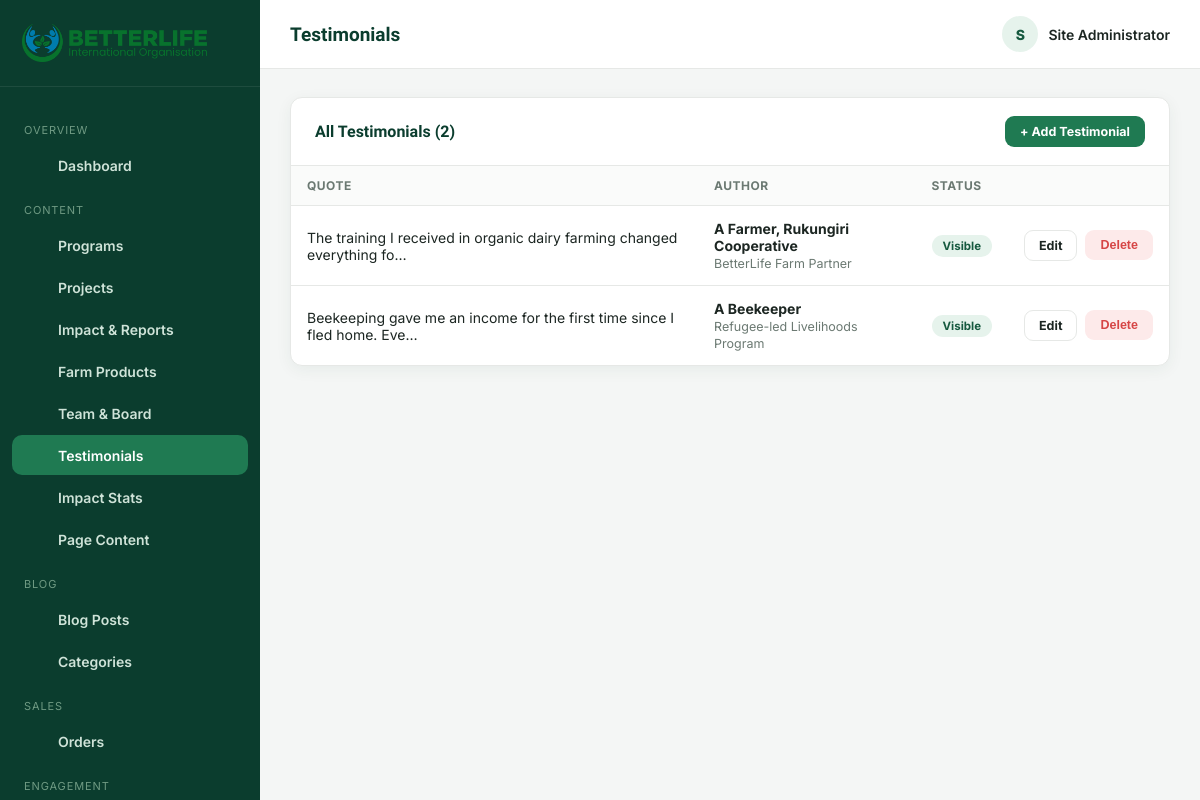
Screenshot of /admin/testimonials.php (signed in) with the database file from the repository.
### tables this page shows
CREATE TABLE testimonials (
  id INT AUTO_INCREMENT PRIMARY KEY,
  quote TEXT NOT NULL,
  author_name VARCHAR(150) NOT NULL,
  author_role VARCHAR(150),
  photo VARCHAR(255),
  sort_order INT DEFAULT 0,
  status TINYINT(1) DEFAULT 1,
  created_at TIMESTAMP DEFAULT CURRENT_TIMESTAMP
);

### admin/testimonials.php (the view, shortened to what this page needs)
<?php
require_once __DIR__ . '/includes/auth.php';
    ?>
    <?php
$testimonials = $pdo->query("SELECT * FROM testimonials ORDER BY sort_order")->fetchAll();
require __DIR__ . '/includes/header.php';
?>
<div class="panel">
  <div class="panel-head">
    <h3>All Testimonials (<?= count($testimonials) ?>)</h3>
    <a href="<?= ADMIN_URL ?>/testimonials.php?action=add" class="btn btn-primary btn-sm">+ Add Testimonial</a>
  </div>
  <div class="table-wrap">
    <table class="data-table">
      <thead><tr><th>Quote</th><th>Author</th><th>Status</th><th></th></tr></thead>
      <tbody>
        <?php foreach ($testimonials as $t): ?>
          <tr>
            <td><?= h(excerpt($t['quote'], 70)) ?></td>
            <td><strong><?= h($t['author_name']) ?></strong><br><span class="help-text"><?= h($t['author_role']) ?></span></td>
            <td><span class="badge <?= $t['status'] ? 'badge-green' : 'badge-gray' ?>"><?= $t['status'] ? 'Visible' : 'Hidden' ?></span></td>
            <td>
              <div class="row-actions">
                <a href="<?= ADMIN_URL ?>/testimonials.php?action=edit&id=<?= $t['id'] ?>" class="btn btn-outline btn-sm">Edit</a>
                <form method="post" style="display:inline;"><button type="submit" class="btn btn-danger btn-sm" data-confirm="Delete this testimonial?">Delete</button></form>
              </div>
            </td>
          </tr>
        <?php endforeach; ?>
      </tbody>
    </table>
  </div>
</div>
<?php require __DIR__ . '/includes/footer.php'; ?>

### admin/assets/css/admin.css (style rules this page uses)
:root { --a-green-900: #0b3d2e; --a-green-700: #16593f; --a-green-600: #1f7a52; --a-green-100: #e6f3ec; --a-blue-700: #0e6788; --a-blue-600: #1583ab; --a-blue-100: #e5f5fb; --a-bg: #f4f6f5; --a-card: #ffffff; --a-border: #e6e8e6; --a-ink: #1c2622; --a-ink-soft: #6b7972; --a-radius: 12px; --a-shadow: 0 4px 16px rgba(11,61,46,.06); --a-danger: #d64545; --a-warn: #e2a72e; }
* { box-sizing: border-box; }
body { margin: 0; font-family: 'Inter', sans-serif; background: var(--a-bg); color: var(--a-ink); }
a { text-decoration: none; color: inherit; }
h1,h2,h3,h4 { font-family: 'Plus Jakarta Sans','Poppins',sans-serif; margin: 0 0 .4em; color: var(--a-green-900); }
.panel { background: var(--a-card); border-radius: var(--a-radius); box-shadow: var(--a-shadow); border: 1px solid var(--a-border); margin-bottom: 26px; }
.panel-head { padding: 18px 24px; border-bottom: 1px solid var(--a-border); display: flex; align-items: center; justify-content: space-between; gap: 14px; flex-wrap: wrap; }
.panel-head h3 { font-size: 16px; margin: 0; }
.btn { display: inline-flex; align-items: center; gap: 8px; padding: 10px 20px; border-radius: 9px; font-weight: 700; font-size: 13.5px; border: 1.5px solid transparent; cursor: pointer; transition: .15s; }
.btn-primary { background: var(--a-green-600); color: #fff; }
.btn-outline { background: #fff; border-color: var(--a-border); color: var(--a-ink); }
.btn-danger { background: #fdeaea; color: var(--a-danger); }
.btn-sm { padding: 7px 14px; font-size: 12.5px; }
.table-wrap { overflow-x: auto; }
table.data-table { width: 100%; border-collapse: collapse; font-size: 14px; }
table.data-table th { text-align: left; padding: 12px 16px; background: #fafbfa; color: var(--a-ink-soft); font-size: 12px; text-transform: uppercase; letter-spacing: .04em; border-bottom: 1px solid var(--a-border); }
table.data-table td { padding: 14px 16px; border-bottom: 1px solid var(--a-border); vertical-align: middle; }
table.data-table tr:last-child td { border-bottom: none; }
.row-actions { display: flex; gap: 8px; }
.badge { display: inline-flex; align-items: center; gap: 5px; padding: 4px 11px; border-radius: 999px; font-size: 11.5px; font-weight: 700; }
.badge-green { background: var(--a-green-100); color: var(--a-green-700); }
.help-text { font-size: 12.5px; color: var(--a-ink-soft); }

### rows the page displays
testimonials: quote "The training I received in organic dairy farming changed everything fo…", author_name "A Farmer, Rukungiri Cooperative", author_role "BetterLife Farm Partner", status "Visible"
testimonials: quote "Beekeeping gave me an income for the first time since I fled home. Eve…", author_name "A Beekeeper", author_role "Refugee-led Livelihoods Program", status "Visible"

### other values shown
$group['group'] "OVERVIEW"
$item['label'] "Dashboard"
$group['group'] "CONTENT"
$item['label'] "Programs"
$item['label'] "Projects"
$item['label'] "Impact & Reports"
$item['label'] "Farm Products"
$item['label'] "Team & Board"
$item['label'] "Testimonials"
$item['label'] "Impact Stats"
$item['label'] "Page Content"
$group['group'] "BLOG"
$item['label'] "Blog Posts"
$item['label'] "Categories"
$group['group'] "SALES"
